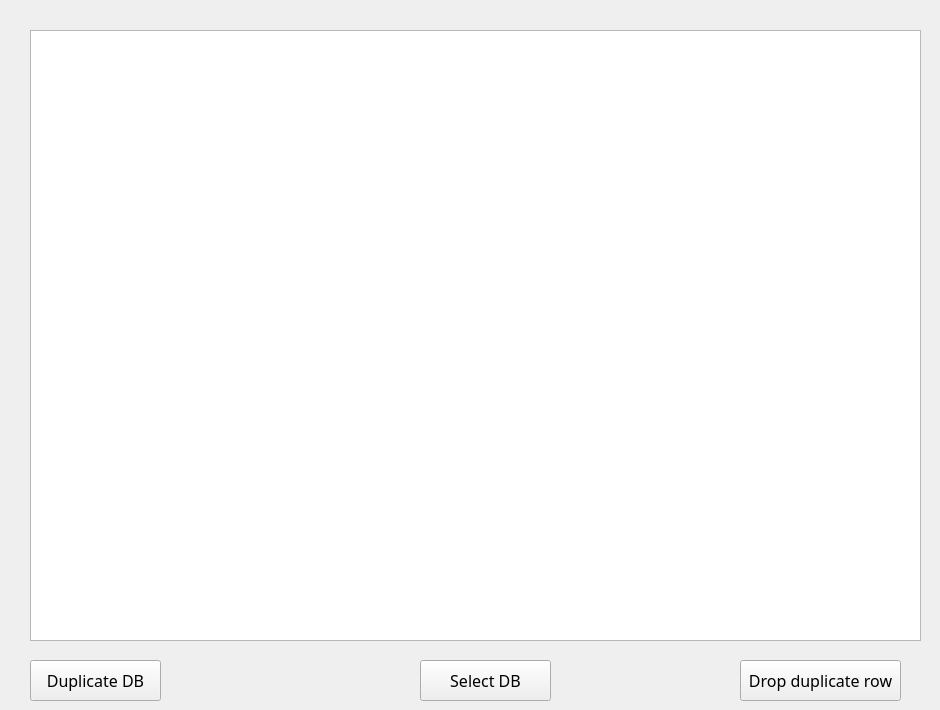
    <widget class="QWidget" name="DB_manage">
     <attribute name="title">
      <string>DB Manager</string>
     </attribute>
     <widget class="QPushButton" name="drop_duplicate_Button">
      <property name="geometry">
       <rect>
        <x>740</x>
        <y>660</y>
        <width>161</width>
        <height>41</height>
       </rect>
      </property>
      <property name="font">
       <font>
        <family>Sitka Text</family>
        <pointsize>12</pointsize>
        <weight>50</weight>
        <italic>false</italic>
        <bold>false</bold>
       </font>
      </property>
      <property name="text">
       <string>Drop duplicate row</string>
      </property>
     </widget>
     <widget class="QPushButton" name="select_db_Button">
      <property name="geometry">
       <rect>
        <x>420</x>
        <y>660</y>
        <width>131</width>
        <height>41</height>
       </rect>
      </property>
      <property name="font">
       <font>
        <family>Sitka Text</family>
        <pointsize>12</pointsize>
        <weight>50</weight>
        <italic>false</italic>
        <bold>false</bold>
       </font>
      </property>
      <property name="text">
       <string>Select DB</string>
      </property>
      <property name="autoRepeatInterval">
       <number>100</number>
      </property>
     </widget>
     <widget class="QPushButton" name="duplicate_Button">
      <property name="geometry">
       <rect>
        <x>30</x>
        <y>660</y>
        <width>131</width>
        <height>41</height>
       </rect>
      </property>
      <property name="font">
       <font>
        <family>Sitka Text</family>
        <pointsize>12</pointsize>
        <weight>50</weight>
        <italic>false</italic>
        <bold>false</bold>
       </font>
      </property>
      <property name="text">
       <string>Duplicate DB</string>
      </property>
      <property name="autoRepeatInterval">
       <number>100</number>
      </property>
     </widget>
     <widget class="QWidget" name="table_widget" native="true">
      <property name="geometry">
       <rect>
        <x>20</x>
        <y>10</y>
        <width>911</width>
        <height>631</height>
       </rect>
      </property>
      <widget class="QWidget" name="horizontalLayoutWidget_6">
       <property name="geometry">
        <rect>
         <x>10</x>
         <y>20</y>
         <width>891</width>
         <height>611</height>
        </rect>
       </property>
       <layout class="QHBoxLayout" name="DB_table_layout">
        <item>
         <widget class="QTableWidget" name="DB_table"/>
        </item>
       </layout>
      </widget>
     </widget>
    </widget>
